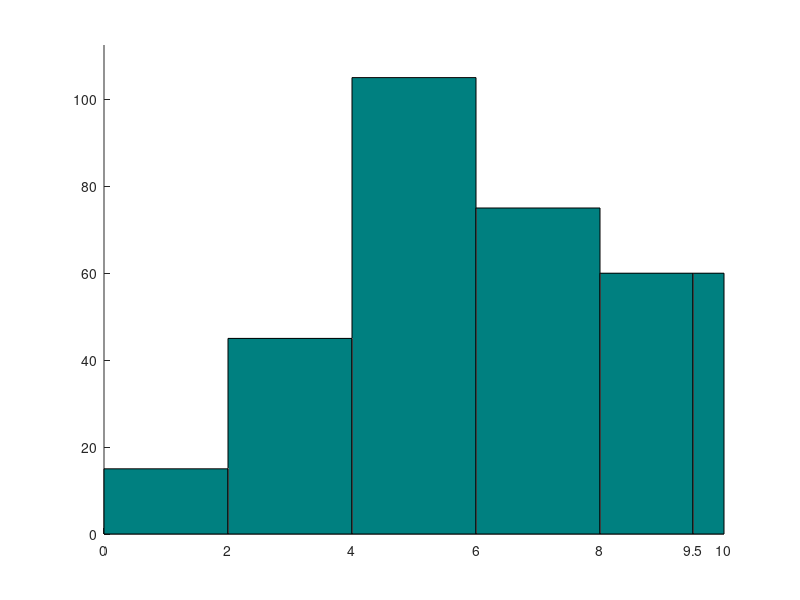

MATLAB code for this plot:
%=====================================================================
% PROBLEMA 3.2
% Matematica computacional para telecomunicaciones.
% Un enfoque practico con Octave y MATLAB.
% Irene Gomez Bueno y Pablo Guerrero Garcia.
%
% Ejecutar desde esta carpeta tras haber ejecutado iniciar.m en la raiz
% del repositorio.
%=====================================================================

disp('--------------------------------------------')
disp('PROBLEMA 3.2')
disp('--------------------------------------------')

% Frecuencias
n = [30, 90, 210, 150, 90, 30];
Li = [0, 2, 4, 6, 8, 9.5, 10]; % límites de clase

% Puntos medios
x = (Li(1:end-1) + Li(2:end)) / 2;

% Amplitudes
a = diff(Li);

% Alturas del histograma
h = n./a;

disp('-----------')
disp('Apartado b)')
disp('-----------')

% Gráfica del histograma
function barhistc(limits,heights)
    % (by Pablo Guerrero-Garcia <pablito@ctima.uma.es>, May 2025)
    % (   Dept. Applied Mathematics, University of Malaga, Spain)
    % Version adaptada: recibe todos los extremos de las clases (n+1 valores)
    widths = diff(limits); figure, hold on
    for currect=[limits(1:end-1);zeros(size(heights));widths;heights]
        rectangle('Position',currect','FaceColor',[0 0.5 0.5]);
    end; xticks(limits)
    axis([limits(1) limits(end) 0 min(heights)/2+max(heights)]), hold off
endfunction

barhistc(Li,h);


% Frecuencias absolutas acumuladas
nac = cumsum(n)

disp('-----------')
disp('Apartado a)')
disp('-----------')

N = sum(n);
% Media
media = sum(n.*x)/N

% Varianza
m2 = sum(n.*x.^2)/N;
varianza = m2 - media^2

% Mediana
n2 = N / 2;
ind = find(n2 < nac, 1); % Encuentra el primer índice donde n2 < nac
Me = Li(ind)+a(ind)*(n2-nac(ind-1))/n(ind);
Me

disp('-----------')
disp('Apartado c)')
disp('-----------')

% Moda
[val, ind] = max(h);
h1 = h(ind) - h(ind-1);
h2 = h(ind) - h(ind+1);
Mo = Li(ind)+a(ind)*(h1/(h1+h2));
Mo

% Curtosis
m3 = sum(n.*x.^3)/N;
m4 = sum(n.*x.^4)/N;
mu4=m4-4*m3*media+6*m2*media^2-3*media^4
curt=(mu4/(varianza^2))-3
